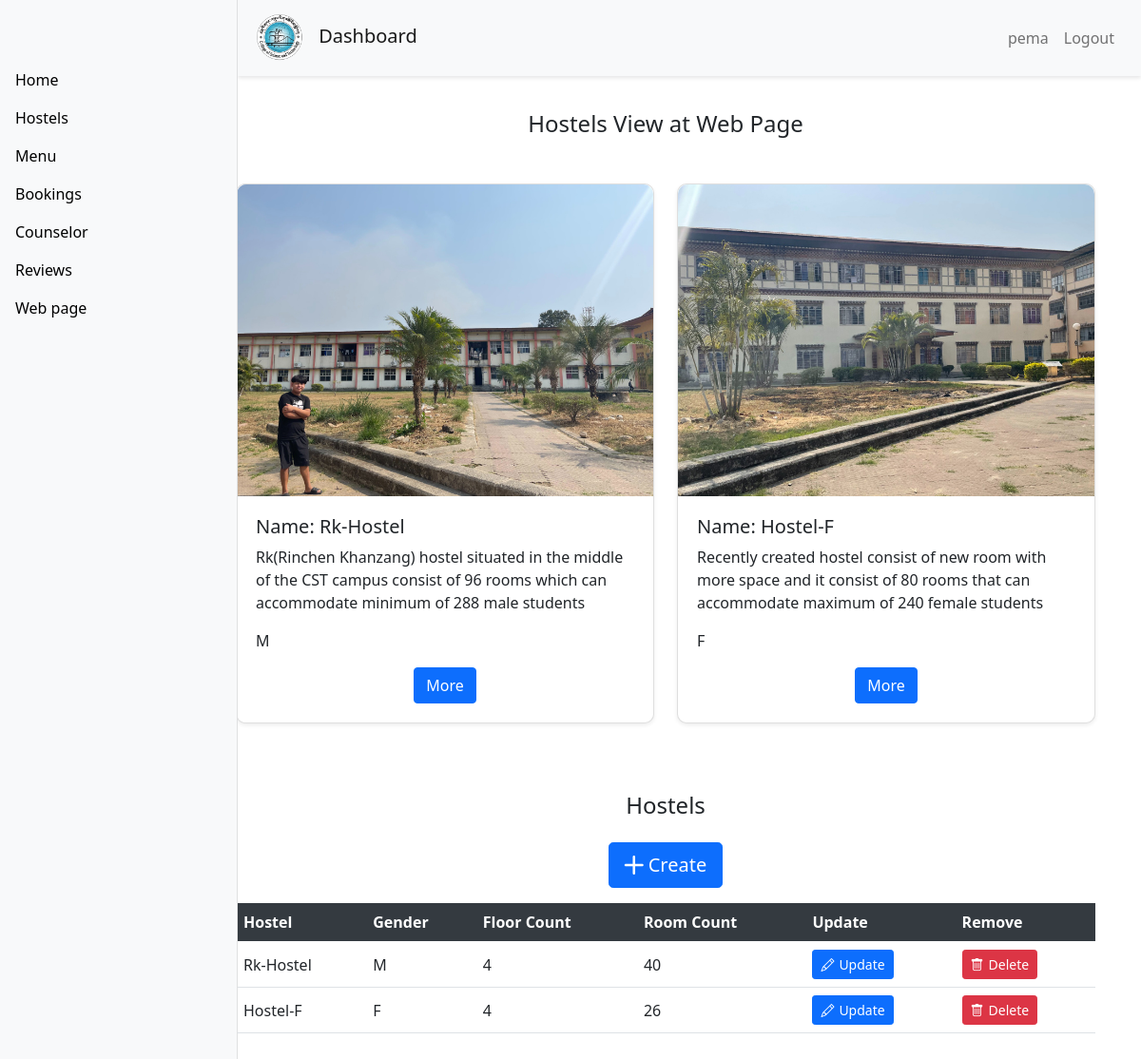
The app's page /hostel/ (signed in) with its own data.
### APP/models.py (models this page shows, shortened)
class Hostel(models.Model):
    gender = (
        ('M','Male'),
        ('F','Female'),
    )
    name = models.CharField(max_length=200)
    gender = models.CharField(max_length=200,null= True,choices=gender)
    description = models.TextField(max_length=200)
    image = models.ImageField(upload_to='hostels/')

### APP/decorators.py (the view)
        def wrapper_func(request, *args, **kwargs):
            group = None
            if request.user.groups.exists():
                group = request.user.groups.all()[0].name
            if group in allowed_roles:
                return view_func(request, *args, **kwargs)
            else:
                return HttpResponse("You are not authorized to view this page.")

### APP/views.py (called while the page is built)
@login_required(login_url='login')
@allowed_users(allowed_roles=['admin'])
def hostel_admin_view(request):
    hostels = Hostel.objects.all().annotate(
    floor_count=Count('floors', distinct=True),
    room_count=Count('floors__rooms', distinct=True)
    )
    context ={
        'hostel': hostels
    }
    return render(request,'admin_view/hostel.html',context)

### APP/templates/admin_view/hostel.html (shortened to what this page needs)
{% extends "admin_view/base.html" %}
{% load static %}
{% block content %}
<h4 class="text-center my-4">Hostels View at Web Page</h4>
<div class="container-md">
    <div class="row justify-content-center">
        {% for hostel in hostel %}
        <div class="col-md-6 d-flex justify-content-center mb-4">
            <div class="card shadow-sm" style="width: 35rem;">
                <img class="card-img-top" src="{{ hostel.image.url }}" alt="Card image cap">
                <div class="card-body">
                    <h5 class="card-title">Name: {{ hostel.name }}</h5>
                    <p class="card-text">{{ hostel.description }}</p>
                    <p class="card-text">{{hostel.gender}}</p>
                    <div class="d-flex justify-content-center">
                        <a href="{% url 'hostel_detail' hostel.id %}" class="btn btn-primary">More</a>
                    </div>
                </div>
            </div>
        </div>
        {% endfor %}
    </div>
</div>
<div class="container mt-5">
    <div class="d-flex justify-content-center mb-3">
        <div class="row">
            <div class="col-md-12 text-center">
                <h4>Hostels</h4>
            </div>
            <div class="col-md-12 d-flex justify-content-center mt-3">
                <a href="{% url 'hostel_create' %}" class="btn btn-primary btn-lg">
                    <i class="bi bi-plus-lg"></i> Create
                </a>
            </div>
        </div>
    </div>
    <table class="table table-hover">
        <thead class="thead-dark">
            <tr>
                <th scope="col">Hostel</th>
                <th scope="col">Gender</th>
                <th scope="col">Floor Count</th>
                <th scope="col">Room Count</th>
                <th scope="col">Update</th>
                <th scope="col">Remove</th>
            </tr>
        </thead>
        <tbody>
            {% for hostel in hostel %}
            <tr>
                <td>{{ hostel.name }}</td>
                <td>{{ hostel.gender }}</td>
                <td>{{ hostel.floor_count }}</td>
                <td>{{ hostel.room_count }}</td>
                <td>
                    <a href="{% url 'hostel_update' hostel.id %}" class="btn btn-primary btn-sm">
                        <i class="bi bi-pencil"></i> Update
                    </a>
                </td>
                <td>
                    <a href="{% url 'hostel_delete' hostel.id %}" class="btn btn-danger btn-sm">
                        <i class="bi bi-trash"></i> Delete
                    </a>
                </td>
            </tr>
            {% endfor %}
        </tbody>
    </table>
</div>
{% endblock %}

### APP/templates/admin_view/base.html (shortened to what this page needs)
<!DOCTYPE html>
<html lang="en">
{% load static %}
<head>
  <link href="https://cdn.jsdelivr.net/npm/bootstrap@5.0.2/dist/css/bootstrap.min.css" rel="stylesheet"
>
  <link href="https://cdnjs.cloudflare.com/ajax/libs/bootstrap-icons/1.5.0/font/bootstrap-icons.min.css"
    rel="stylesheet">
</head>
<body>
  <nav class="navbar navbar-expand-lg navbar-light bg-light topbar">
    <a class="navbar-brand" href="#">
      <img src="{% static 'APP/image/cstlogo176.png' %}" style="width: 50px; height: 50px;" alt="Brand Logo">
      Dashboard
    </a>
    <div class="collapse navbar-collapse">
      <ul class="navbar-nav ms-auto">
        <li class="nav-item">
          <span class="nav-link">{{ user.username }}</span>
        </li>
        <li class="nav-item">
          <a class="nav-link" href="{% url 'logout' %}">Logout</a>
        </li>
      </ul>
    </div>
  </nav>
  <div class="container-fluid">
    <div class="row">
      <nav id="sidebarMenu" class="col-md-3 col-lg-2 d-md-block sidebar">
        <div class="position-sticky pt-3 sidebar-sticky">
          <ul class="nav flex-column">
            {% if request.user.is_staff %}
            <li class="nav-item">
              <a class="nav-link active" href="{% url 'dash' %}">Home</a>
            </li>
            <li class="nav-item">
              <a class="nav-link" href="{% url 'hostel' %}">Hostels</a>
            </li>
            <li class="nav-item">
              <a class="nav-link" href="{% url 'menu_admin' %}">Menu</a>
            </li>
            <li class="nav-item">
              <a class="nav-link" href="{% url 'booking_admin' %}">Bookings</a>
            </li>
            <li class="nav-item">
              <a class="nav-link" href="{% url 'counselor' %}">Counselor</a>
            </li>
            <li class="nav-item">
              <a class="nav-link" href="{%url 'review_admin'%}">Reviews</a>
            </li>
            {% endif %}
            <li class="nav-item">
              <a class="nav-link" href="{% url 'home' %}">Web page</a>
            </li>
          </ul>
        </div>
      </nav>
      <main class="col-md-9 ms-sm-auto col-lg-10 px-md-4 main-content">
        <br>
        <br>
        <br>
        {% block content %}
        {% endblock %}
      </main>
    </div>
  </div>
</body>
</html>

### APP/templates/admin_view/base.html (style rules this page uses)
body { overflow-x: hidden; }
.sidebar { position: fixed; top: 0; bottom: 0; left: 0; z-index: 100; padding: 48px 0 0; width: 250px; background-color: #f8f9fa; box-shadow: inset -1px 0 0 rgba(0, 0, 0, 0.1); }
.sidebar-sticky { position: relative; top: 0; height: calc(100vh - 48px); padding-top: .5rem; overflow-x: hidden; overflow-y: auto; }
.main-content { margin-left: 250px; padding: 20px; }
.navbar-brand img { margin-right: 10px; }
.nav-link { color: #000; font-weight: 500; }
.navbar { padding: 10px 15px; }
.topbar { position: fixed; width: calc(100% - 250px); left: 250px; top: 0; z-index: 99; background-color: #fff; box-shadow: 0 2px 4px rgba(0, 0, 0, 0.1); padding: 10px 20px; }
.topbar .navbar-nav { margin-left: auto; }

### APP/templates/admin_view/hostel.html (style rules this page uses)
.card { border-radius: 10px; box-shadow: 0 4px 8px rgba(0, 0, 0, 0.1); }
.card .card-img-top { border-top-left-radius: 10px; border-top-right-radius: 10px; }
.card .card-body { padding: 20px; }
.table th, .table td { vertical-align: middle; }
.thead-dark th { background-color: #343a40; color: #fff; }
.btn { display: inline-flex; align-items: center; }
.btn i { margin-right: 5px; }

### records on screen
Hostel: image (picture), name "Rk-Hostel", description "Rk(Rinchen Khanzang) hostel situated in the middle of the CST campus consist of 96 rooms which can accommodate minimum of 288 male students", gender "M", floor_count "4", room_count "40"
Hostel: image (picture), name "Hostel-F", description "Recently created hostel consist of new room with more space and it consist of 80 rooms that can accommodate maximum of 240 female students", gender "F", floor_count "4", room_count "26"

### other values on screen
{{ user.username }} "pema"
